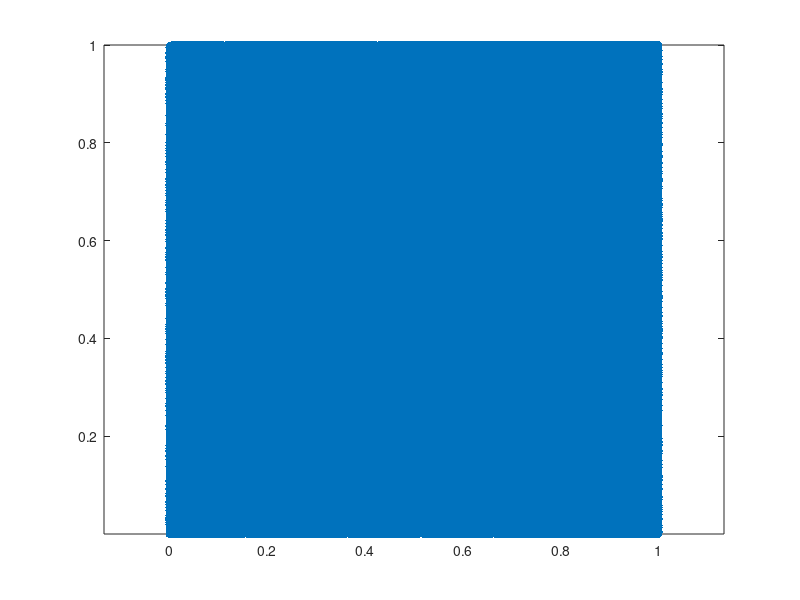

Write MATLAB code to recreate this figure.
% Qualquer arquivo .m que começa com uma definição de função é um arquivo de função.
% Adicionar uma declaração sem sentido ao topo transforma em um script.
0;

function aprox_pi = pi_aprox_paralelo(n)
  acertos = 0;
  tic;

  vec_x = rand(1, n);
  vec_y = rand(1, n);

  z = (vec_x.*vec_x + vec_y.*vec_y < 1);

  acertos = sum(z);

  aprox_pi = 4 * acertos / n;

  toc;


  clf; % Limpa a figura atual

  % plot da 1/4 circunferencia
  t = linspace(0, pi/2, 100);
  x = cos(t);
  y = sin(t);
  plot(x, y, 'LineWidth', 2, 'Color', 'red');

  % plot do retângulo de lado 1
  h = rectangle ("Position", [0, 0, 1, 1]);
  set(h, 'LineWidth', 2, 'EdgeColor', 'green');
  axis equal;

  hold on; % Mantem o gráfico atual

  % Plotar os pontos dentro do retângulo
  scatter(vec_x, vec_y, 'filled');

endfunction


% Código de teste
disp("\n--Versão paralela--")
faixa = [20, 50, 100, 1000, 25000, 50000, 100000, 500000, 1000000];

for i= 1:length(faixa)
  n = faixa(i);

  disp(["## it ", num2str(i), ": ", "n=", num2str(n)])
  pi_aprox = pi_aprox_paralelo(n);
  erro = pi - pi_aprox;
  disp(["Aproximacao: ", num2str(pi_aprox)])
  disp(["Erro: ", num2str(erro)])
  disp(" ");
 end

